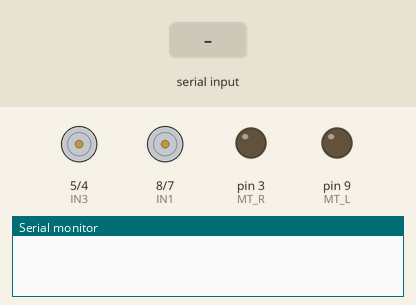
The sketch below on a simulated Arduino Uno, built with avr-gcc and run on an emulated ATmega328P. On the bench: motor-driver pin pairs drawn as motors (green arrow = first pin HIGH = forward, orange = second pin HIGH = backward, longer = more drive), output pins drawn as LEDs (lit = HIGH), the last lines printed to the serial monitor. The test bench sets the inputs (shaded band).

Above: at 1.2 s.
1.3 s: "F90\n" received over Serial
At 2.4 s:
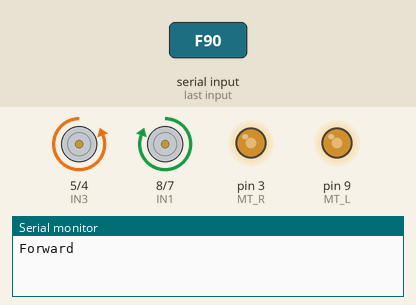
2.8 s: "B90\n" received over the second serial link
At 3.5 s:
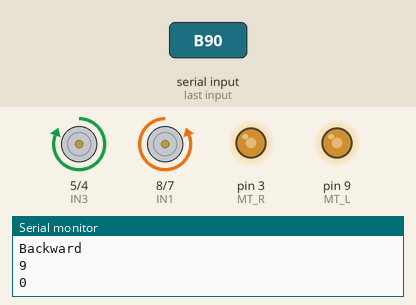
4.3 s: "R90\n" received over Serial
At 4.7 s:
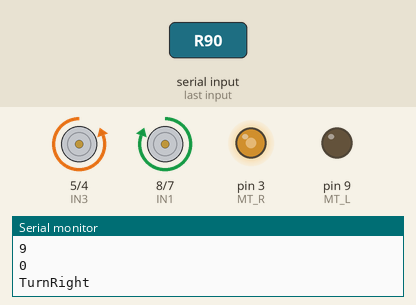
5.8 s: "L90\n" received over the second serial link
At 7.0 s:
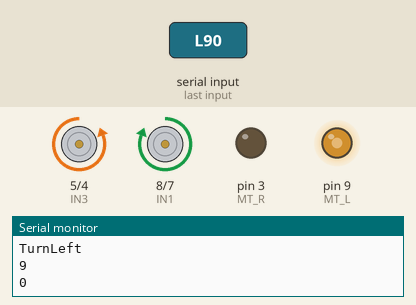
7.3 s: "S90\n" received over Serial
At 8.1 s:
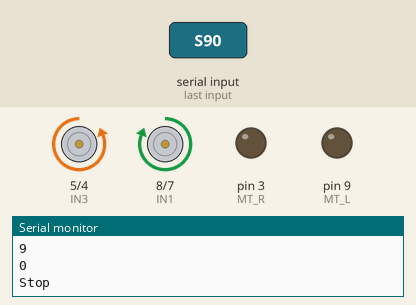
8.8 s: "F,45\n" received over Serial
At 9.3 s:
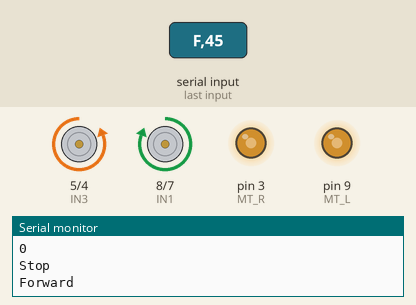
Timing chart, 0 to 11.3 s (numbered marks = the images above; inputs shaded):
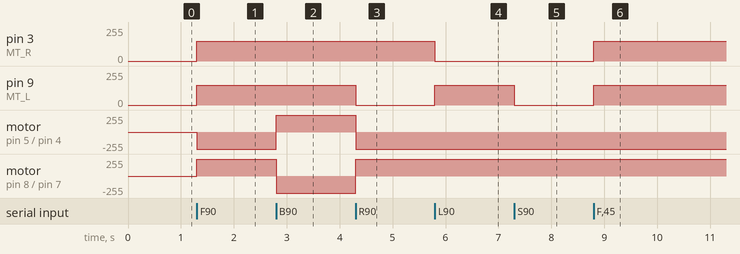

Measured:
- after the input at 1.3 s, pin 3 (MT_R), pin 9 (MT_L): 0/255 → 150/255 at once; motor on pin 5 (IN3) / pin 4 (IN4): stopped → backward 255/255 at once; motor on pin 8 (IN1) / pin 7 (IN2): stopped → forward 255/255 at once
- after the input at 2.8 s, motor on pin 5 (IN3) / pin 4 (IN4): backward 255/255 → forward 255/255 at once; motor on pin 8 (IN1) / pin 7 (IN2): forward 255/255 → backward 255/255 at once
- after the input at 4.3 s, pin 9 (MT_L): 150/255 → 0/255 at once; motor on pin 5 (IN3) / pin 4 (IN4): forward 255/255 → backward 255/255 at once; motor on pin 8 (IN1) / pin 7 (IN2): backward 255/255 → forward 255/255 at once
- after the input at 5.8 s, pin 3 (MT_R): 150/255 → 0/255 at once; pin 9 (MT_L): 0/255 → 150/255 at once
- after the input at 7.3 s, pin 9 (MT_L): 150/255 → 0/255 at once
- after the input at 8.8 s, pin 3 (MT_R), pin 9 (MT_L): 0/255 → 150/255 at once

The sketch:

Joystick.ino
```cpp
#include <SoftwareSerial.h>
#include <Wire.h>

#define MT_L 9  //ENA
#define IN1 8
#define IN2 7

#define IN3 5
#define IN4 4
#define MT_R 3  //ENB

char Car_status;
int Speed_value=150;

SoftwareSerial BT(10,11);
//定義Arduino PIN10及PIN11分別為RX及TX腳

void setup() {
  pinMode(MT_L,OUTPUT);
  pinMode(IN1,OUTPUT);
  pinMode(IN2,OUTPUT);
  pinMode(IN3,OUTPUT);
  pinMode(IN4,OUTPUT);
  pinMode(MT_R,OUTPUT);

  BT.begin(9600); // 設定和 HC-06 通訊的速度 (預設 9600)
  Serial.begin(9600);

}

void loop() {
//當Serial有資料傳輸時，會將讀取到的字元存到Car_status。
  if(Serial.available() == true){
    Car_status = Serial.read();
  }

//當藍芽有資料傳輸時，會將讀取到的字元存到Car_status。
  if (BT.available()){
    Car_status =BT.read();
    Serial.println(Car_status);
  }

//車子方向控制
 switch(Car_status){
  case 'F':
    Forward();
    Serial.println("Forward");
    Car_status='N';
    break;
  case 'B':
    Backward();
    Serial.println("Backward");
    Car_status='N';
    break;
  case 'R':
    TurnRight();
    Serial.println("TurnRight");
    Car_status='N';
    break;
  case 'L':
    TurnLeft();
    Serial.println("TurnLeft");
    Car_status='N';
    break;
  case 'S':
    Stop();
    Serial.println("Stop");
    Car_status='N';
    break;
  case 'v':
    Speed_value=0;
    do{
      if (BT.available()){
        Car_status =BT.read();  //讀取藍芽傳送字元
        Serial.println(Car_status);
        if( Car_status=='e'){
          Serial.println(Speed_value);
          break;
        }
        else
        //將傳送來的速度數值字元轉成整數。
        Speed_value=10*Speed_value+(Car_status-48);
      }
    }while(true);
  }
}

void Stop()
{
  analogWrite(MT_L,0);
  analogWrite(MT_R,0);
}

void Forward()
{
   digitalWrite(IN1,HIGH);
   digitalWrite(IN2,LOW);
   digitalWrite(IN3,LOW);
   digitalWrite(IN4,HIGH);
   analogWrite(MT_R,Speed_value);
   analogWrite(MT_L,Speed_value);
}
void Backward()
{
   digitalWrite(IN1,LOW);
   digitalWrite(IN2,HIGH);
   digitalWrite(IN3,HIGH);
   digitalWrite(IN4,LOW);
   analogWrite(MT_R,Speed_value);
   analogWrite(MT_L,Speed_value);
}
void TurnRight()
{
   digitalWrite(IN1,HIGH);
   digitalWrite(IN2,LOW);
   digitalWrite(IN3,LOW);
   digitalWrite(IN4,HIGH);
   analogWrite(MT_L,0);
   analogWrite(MT_R,Speed_value);
}
void TurnLeft()
{
   digitalWrite(IN1,HIGH);
   digitalWrite(IN2,LOW);
   digitalWrite(IN3,LOW);
   digitalWrite(IN4,HIGH);
   analogWrite(MT_L,Speed_value);
   analogWrite(MT_R,0);
}
```
